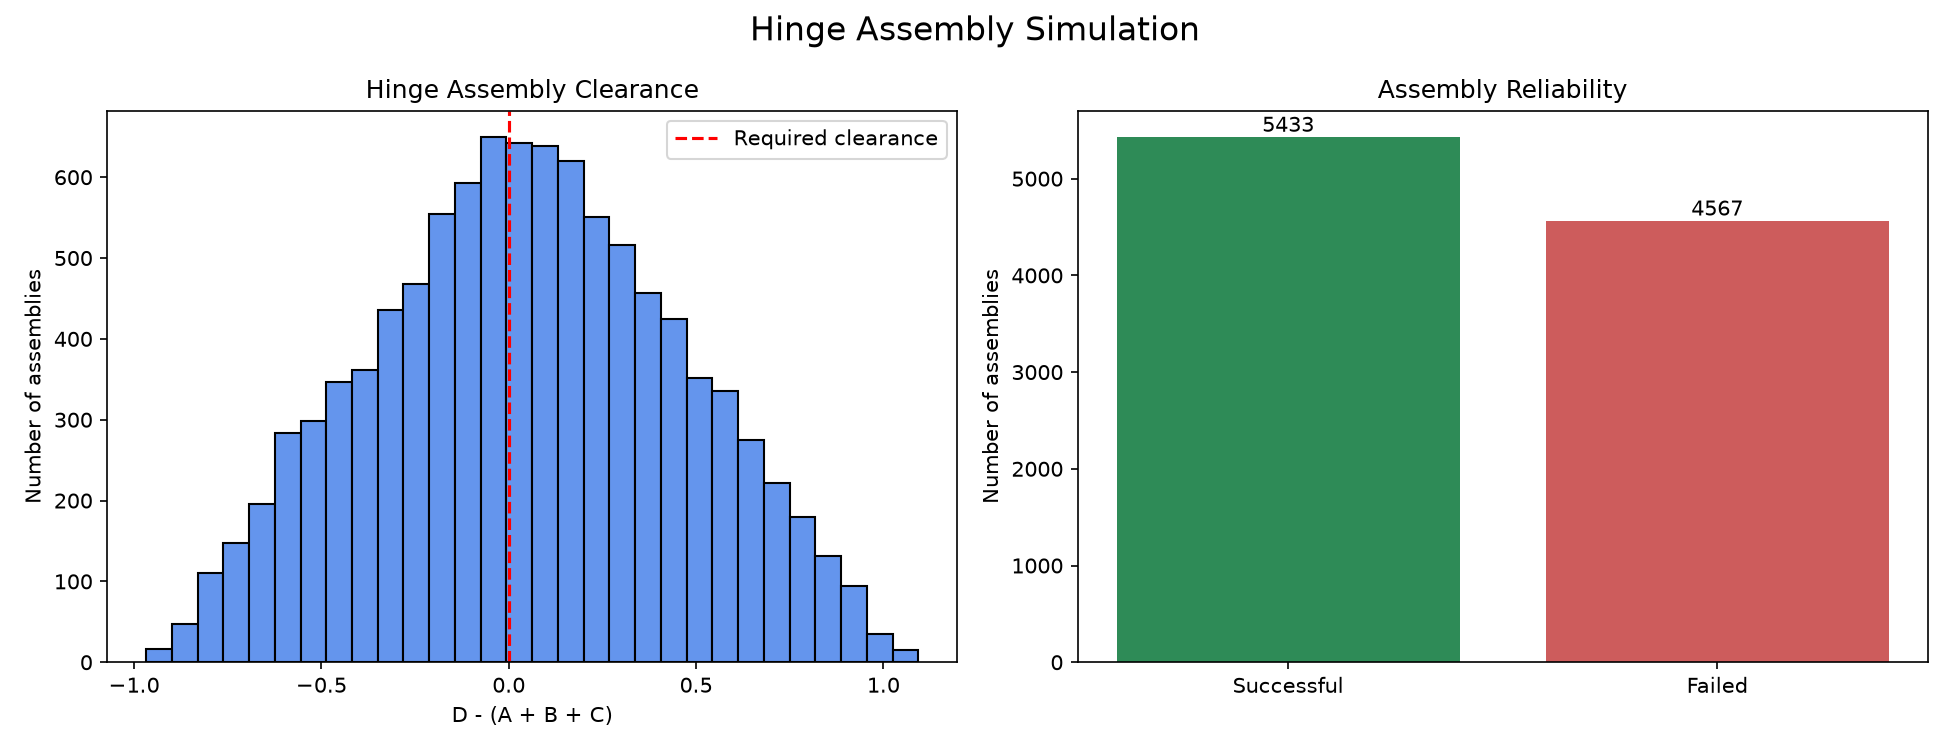

This chart was generated by the following Python code:
from pathlib import Path

import matplotlib.pyplot as plt
import numpy as np

# Step 1: Generate dimensions for each hinge assembly.
rng = np.random.default_rng(42)
number_of_assemblies = 10_000
assembly_parts = rng.uniform(
    low=[1.95, 1.95, 29.95, 34.00],
    high=[2.05, 2.05, 30.95, 35.00],
    size=(number_of_assemblies, 4),
)

# Manual option: uncomment these lines and enter A, B, C, and D values.
# manual_parts = [
#     [2.00, 2.01, 30.20, 34.50],
#     [1.98, 2.03, 30.10, 34.00],
# ]
# assembly_parts = np.array(manual_parts, dtype=float)
# number_of_assemblies = len(assembly_parts)

part_a, part_b, part_c, part_d = assembly_parts.T
sum_abc = part_a + part_b + part_c
clearance = part_d - sum_abc
successful = clearance >= 0
success_count = int(successful.sum())
success_rate = success_count / number_of_assemblies * 100

print("Total Assemblies =", number_of_assemblies)
print("Successful       =", success_count)
print("Unsuccessful     =", number_of_assemblies - success_count)
print("Success Rate     =", round(success_rate, 2), "%")
print("Average Clearance =", round(clearance.mean(), 4))

# Step 2: Plot clearance and success/failure results.
fig, axes = plt.subplots(1, 2, figsize=(13, 5))
axes[0].hist(clearance, bins=30, color="cornflowerblue", edgecolor="black")
axes[0].axvline(0, color="red", linestyle="--", label="Required clearance")
axes[0].set_title("Hinge Assembly Clearance")
axes[0].set_xlabel("D - (A + B + C)")
axes[0].set_ylabel("Number of assemblies")
axes[0].legend()

bars = axes[1].bar(["Successful", "Failed"], [success_count, number_of_assemblies - success_count],
                   color=["seagreen", "indianred"])
axes[1].set_title("Assembly Reliability")
axes[1].set_ylabel("Number of assemblies")
axes[1].bar_label(bars)

fig.suptitle("Hinge Assembly Simulation", fontsize=16)
fig.tight_layout()
output_file = Path(__file__).with_name("2.8_hinge_assembly.png")
fig.savefig(output_file, dpi=150)
print(f"Graph saved to '{output_file}'")
plt.show()
